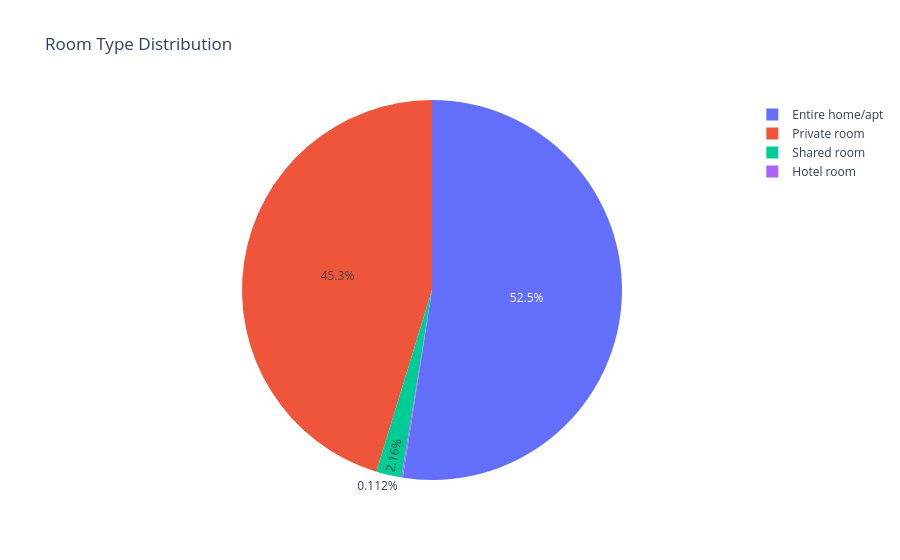

The code cell stored with this chart in its notebook:
### Code cell
# Grouping lists by room type and number of rooms
room_count = df.groupBy("room_type").count().collect()

# Create pie chart
fig = px.pie(
    names=[row["room_type"] for row in room_count],
    values=[row["count"] for row in room_count],
    title="Room Type Distribution"
)

fig.show()

### Figure 1 — Plotly figure (JSON) as saved in the notebook; plotly's stock layout.template omitted (floating-point values rounded to 4 significant figures)
{"data": [{"domain": {"x": [0, 1], "y": [0, 1]}, "hovertemplate": "label=%{label}<br>value=%{value}<extra></extra>", "labels": ["Shared room", "Entire home/apt", "Private room", "Hotel room"], "legendgroup": "", "name": "", "showlegend": true, "type": "pie", "values": [2146, 52049, 44916, 111]}], "layout": {"legend": {"tracegroupgap": 0}, "title": {"text": "Room Type Distribution"}}}
